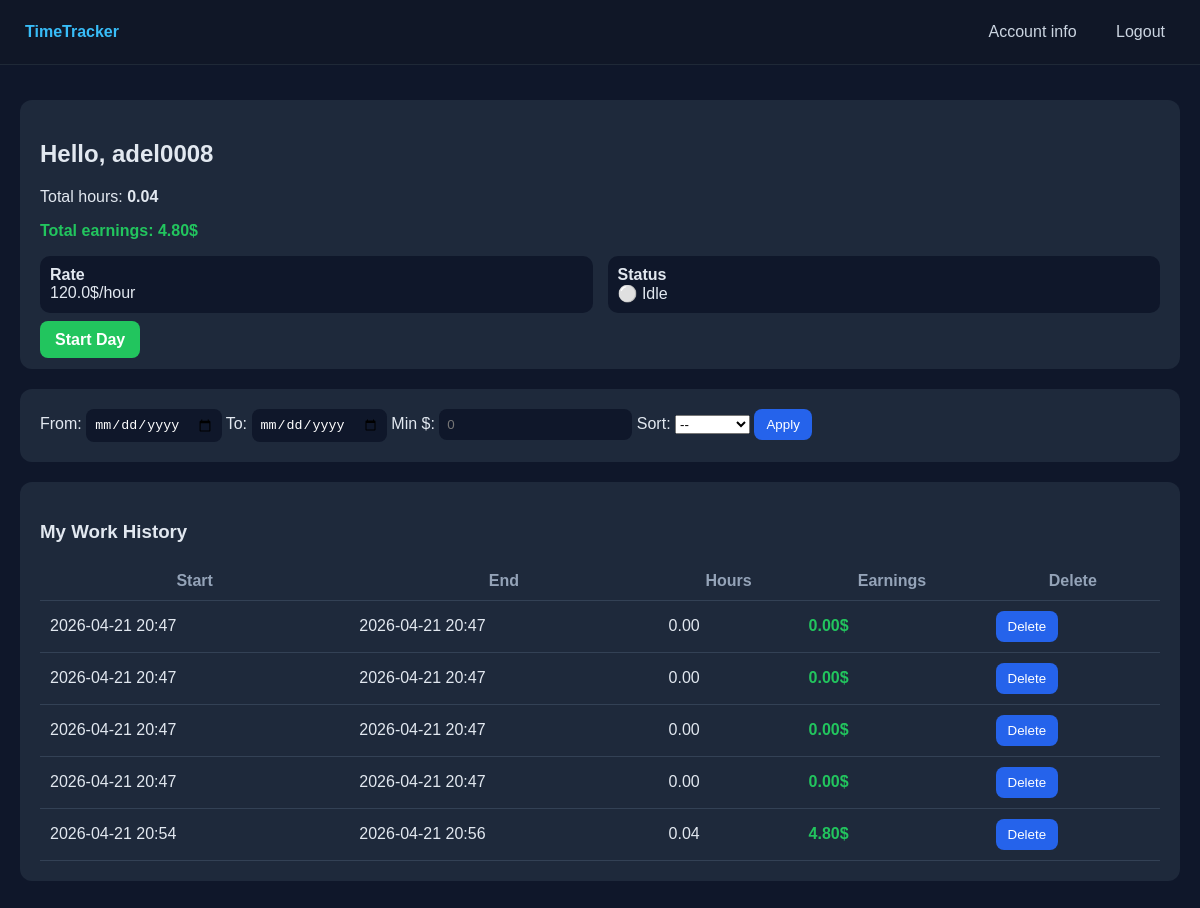
The page /profile/ (signed in) on the database as committed earlier.
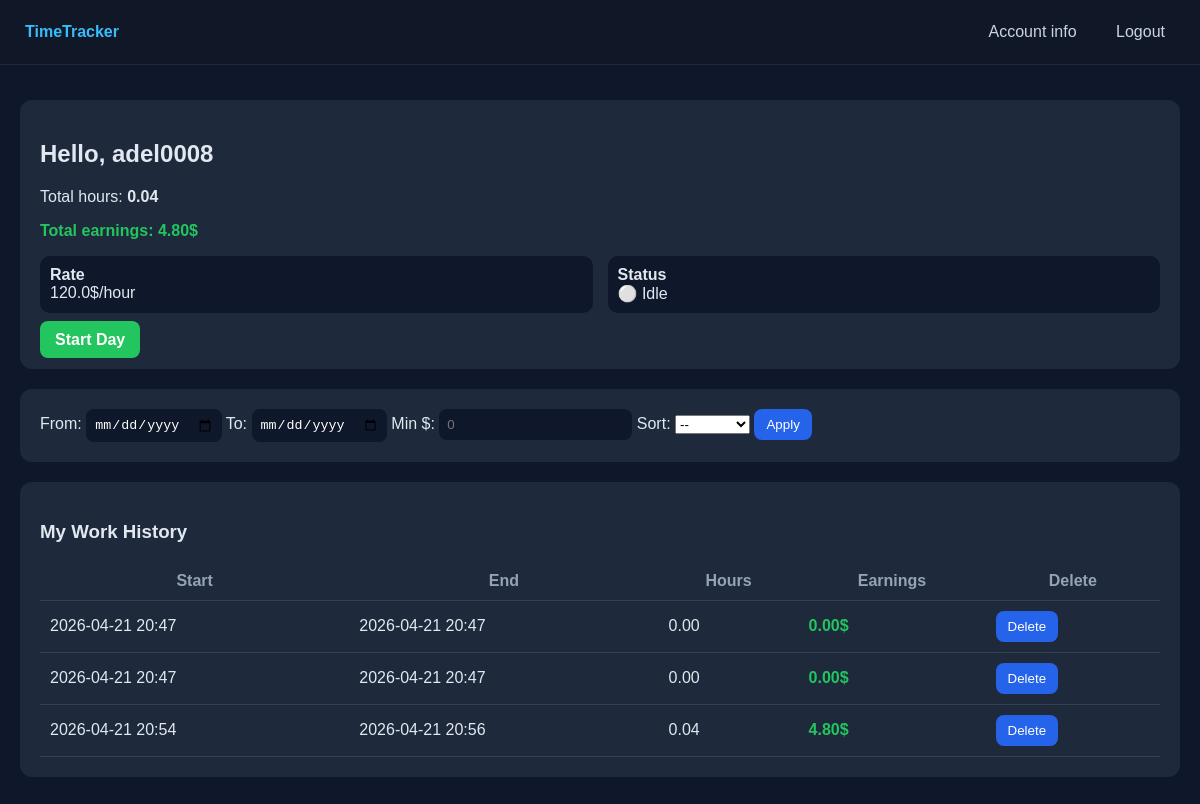
The same page on the database as committed later.
### main/models.py (models this page shows)
class WorkDay(models.Model):
    user = models.ForeignKey(settings.AUTH_USER_MODEL, on_delete=models.CASCADE)
    start_time = models.DateTimeField(auto_now_add=True)
    end_time = models.DateTimeField(null=True, blank=True)
    is_active = models.BooleanField(default=True)
    def get_hours(self):
        if self.end_time:
            delta = self.end_time - self.start_time
            return round(delta.total_seconds() / 3600, 2)
        return 0
    def get_earnings(self):
        return round(self.get_hours() * self.user.hourly_rate, 2)

class User(AbstractUser):
    email = models.EmailField(unique=True)
    position = models.CharField(max_length=100, blank=True, null=True)
    is_employee = models.BooleanField(default=True)
    telegram_id = models.CharField(max_length=50, unique=True, blank=True, null=True)
    hourly_rate = models.FloatField(default=100)

### main/views.py (the view)
# urls.py: path("profile/", views.profile, name="profile"),
@login_required
def profile(request):
    workdays = WorkDay.objects.filter(user=request.user)
    start_date = request.GET.get("start")
    end_date = request.GET.get("end")
    min_earnings = request.GET.get("min_earnings")
    sort = request.GET.get("sort")
    if start_date:
        workdays = workdays.filter(start_time__date__gte=start_date)
    if end_date:
        workdays = workdays.filter(start_time__date__lte=end_date)
    if min_earnings:
        try:
            min_earnings = float(min_earnings)
            workdays = [w for w in workdays if w.get_earnings() >= min_earnings]
        except:
            pass
    if sort == "hours":
        workdays = sorted(workdays, key=lambda x: x.get_hours(), reverse=True)
    elif sort == "earnings":
        workdays = sorted(workdays, key=lambda x: x.get_earnings(), reverse=True)
    elif sort == "date":
        workdays = sorted(workdays, key=lambda x: x.start_time, reverse=True)
    total_hours = sum(d.get_hours() for d in workdays)
    total_money = sum(d.get_earnings() for d in workdays)
    active_day = WorkDay.objects.filter(
        user=request.user,
        is_active=True
    ).first()
    return render(request, "main/profile.html", {
        "days": workdays,
        "total_hours": total_hours,
        "total_money": total_money,
        "active_day": active_day,
    })

### main/templates/main/profile.html (shortened to what this page needs)
<!DOCTYPE html>
<html lang="en">
<head>
</head>
<body>
<div class="topbar">
    <div class="logo">TimeTracker</div>
    <div class="nav">
        <a href="{% url 'account' %}">Account info</a>
        <a href="{% url 'logout' %}" class="logout">Logout</a>
    </div>
</div>
<div class="container">
    <div class="card">
        <h2>Hello, {{ request.user.username }}</h2>
        <p>Total hours: <b>{{ total_hours|default:0|floatformat:2 }}</b></p>
        <p class="money">
            Total earnings: {{ total_money|default:0|floatformat:2 }}$
        </p>
        <div class="stats">
            <div class="stat-box">
                <b>Rate</b><br>
                {{ request.user.hourly_rate|default:100 }}$/hour
            </div>
            <div class="stat-box">
                <b>Status</b><br>
                {% if active_day %}
                    🟢 Working
                {% else %}
                    ⚪ Idle
                {% endif %}
            </div>
        </div>
        <br>
        {% if active_day %}
            <a href="{% url 'end_day' %}" class="btn end">End Day</a>
        {% else %}
            <a href="{% url 'start_day' %}" class="btn start">Start Day</a>
        {% endif %}
    </div>
    <div class="card">
        <form method="GET">
            <label>From:</label>
            <input type="date" name="start" value="{{ request.GET.start }}">
            <label>To:</label>
            <input type="date" name="end" value="{{ request.GET.end }}">
            <label>Min $:</label>
            <input type="number" name="min_earnings" placeholder="0"
                   value="{{ request.GET.min_earnings }}">
            <label>Sort:</label>
            <select name="sort">
                <option value="">--</option>
            </select>
            <button type="submit">Apply</button>
        </form>
    </div>
    <div class="card">
        <h3>My Work History</h3>
        <table>
            <tr>
                <th>Start</th>
                <th>End</th>
                <th>Hours</th>
                <th>Earnings</th>
                <th>Delete</th>
            </tr>
            {% for d in days %}
            <tr>
                <td>{{ d.start_time|date:"Y-m-d H:i" }}</td>
                <td>{{ d.end_time|date:"Y-m-d H:i" }}</td>
                <td>{{ d.get_hours|floatformat:2 }}</td>
                <td class="money">{{ d.get_earnings|floatformat:2 }}$</td>
                <td><form method="post" action="{% url 'clear_history' d.id %}" style="display:inline;">
                        <button type="submit"
                            onclick="return confirm('Вы уверены, что хотите удалить эту запись?')">
                            Delete
                        </button>
                    </form>
                </td>
            </tr>
            {% endfor %}
        </table>
    </div>
</div>
</body>
</html>

Rows that differ between the two databases and show on the page:
removed WorkDay: start_time "2026-04-21 20:47", end_time "2026-04-21 20:47", get_hours "0.00", get_earnings "0.00"
removed WorkDay: start_time "2026-04-21 20:47", end_time "2026-04-21 20:47", get_hours "0.00", get_earnings "0.00"
